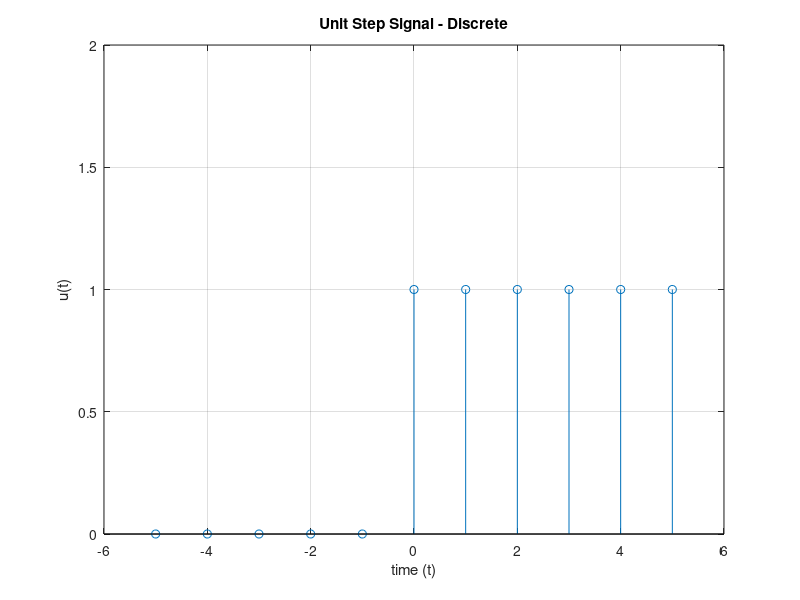

Write the MATLAB code that produced this figure.
clc;
clear;
close all;
%{
u(t)={ 1 for t >=0 ; 0 for t< 0 }
%}
n=input('limit (-n<t<n): ');
x=-n:n;
y= x>=0;

stem(x,y);
ylim([0 2]);
xlabel('time (t)');
ylabel('u(t)');
title('Unit Step Signal - Discrete');
grid on;